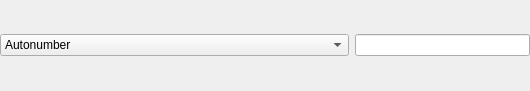
<?xml version="1.0" encoding="UTF-8"?>
<ui version="4.0">
 <class>PopulatorColumnWidget</class>
 <widget class="QWidget" name="PopulatorColumnWidget">
  <property name="geometry">
   <rect>
    <x>0</x>
    <y>0</y>
    <width>530</width>
    <height>91</height>
   </rect>
  </property>
  <property name="sizePolicy">
   <sizepolicy hsizetype="Preferred" vsizetype="Preferred">
    <horstretch>0</horstretch>
    <verstretch>0</verstretch>
   </sizepolicy>
  </property>
  <layout class="QHBoxLayout" name="horizontalLayout">
   <property name="sizeConstraint">
    <enum>QLayout::SetMinimumSize</enum>
   </property>
   <property name="leftMargin">
    <number>0</number>
   </property>
   <property name="topMargin">
    <number>0</number>
   </property>
   <property name="rightMargin">
    <number>0</number>
   </property>
   <property name="bottomMargin">
    <number>0</number>
   </property>
   <item>
    <widget class="QComboBox" name="actionCombo">
     <property name="sizePolicy">
      <sizepolicy hsizetype="MinimumExpanding" vsizetype="Fixed">
       <horstretch>2</horstretch>
       <verstretch>0</verstretch>
      </sizepolicy>
     </property>
     <property name="minimumSize">
      <size>
       <width>150</width>
       <height>0</height>
      </size>
     </property>
     <property name="sizeAdjustPolicy">
      <enum>QComboBox::AdjustToContentsOnFirstShow</enum>
     </property>
     <item>
      <property name="text">
       <string>Autonumber</string>
      </property>
     </item>
     <item>
      <property name="text">
       <string>Autonumber From:</string>
      </property>
     </item>
     <item>
      <property name="text">
       <string>Random Number</string>
      </property>
     </item>
     <item>
      <property name="text">
       <string>Random Text</string>
      </property>
     </item>
     <item>
      <property name="text">
       <string>Prefixed Text:</string>
      </property>
     </item>
     <item>
      <property name="text">
       <string>Static Value:</string>
      </property>
     </item>
     <item>
      <property name="text">
       <string>Date as Text - Now</string>
      </property>
     </item>
     <item>
      <property name="text">
       <string>Date Unix Epoch (integer) - Now</string>
      </property>
     </item>
     <item>
      <property name="text">
       <string>Date Julian (real) - Now</string>
      </property>
     </item>
     <item>
      <property name="text">
       <string>Date as Text - Random</string>
      </property>
     </item>
     <item>
      <property name="text">
       <string>Date Unix Epoch (integer) - Random</string>
      </property>
     </item>
     <item>
      <property name="text">
       <string>Date Julian (real) - Random</string>
      </property>
     </item>
     <item>
      <property name="text">
       <string>Ignore Column</string>
      </property>
     </item>
    </widget>
   </item>
   <item>
    <widget class="QLineEdit" name="specEdit">
     <property name="sizePolicy">
      <sizepolicy hsizetype="Expanding" vsizetype="Fixed">
       <horstretch>1</horstretch>
       <verstretch>0</verstretch>
      </sizepolicy>
     </property>
     <property name="minimumSize">
      <size>
       <width>50</width>
       <height>0</height>
      </size>
     </property>
    </widget>
   </item>
  </layout>
 </widget>
 <resources/>
 <connections/>
</ui>
